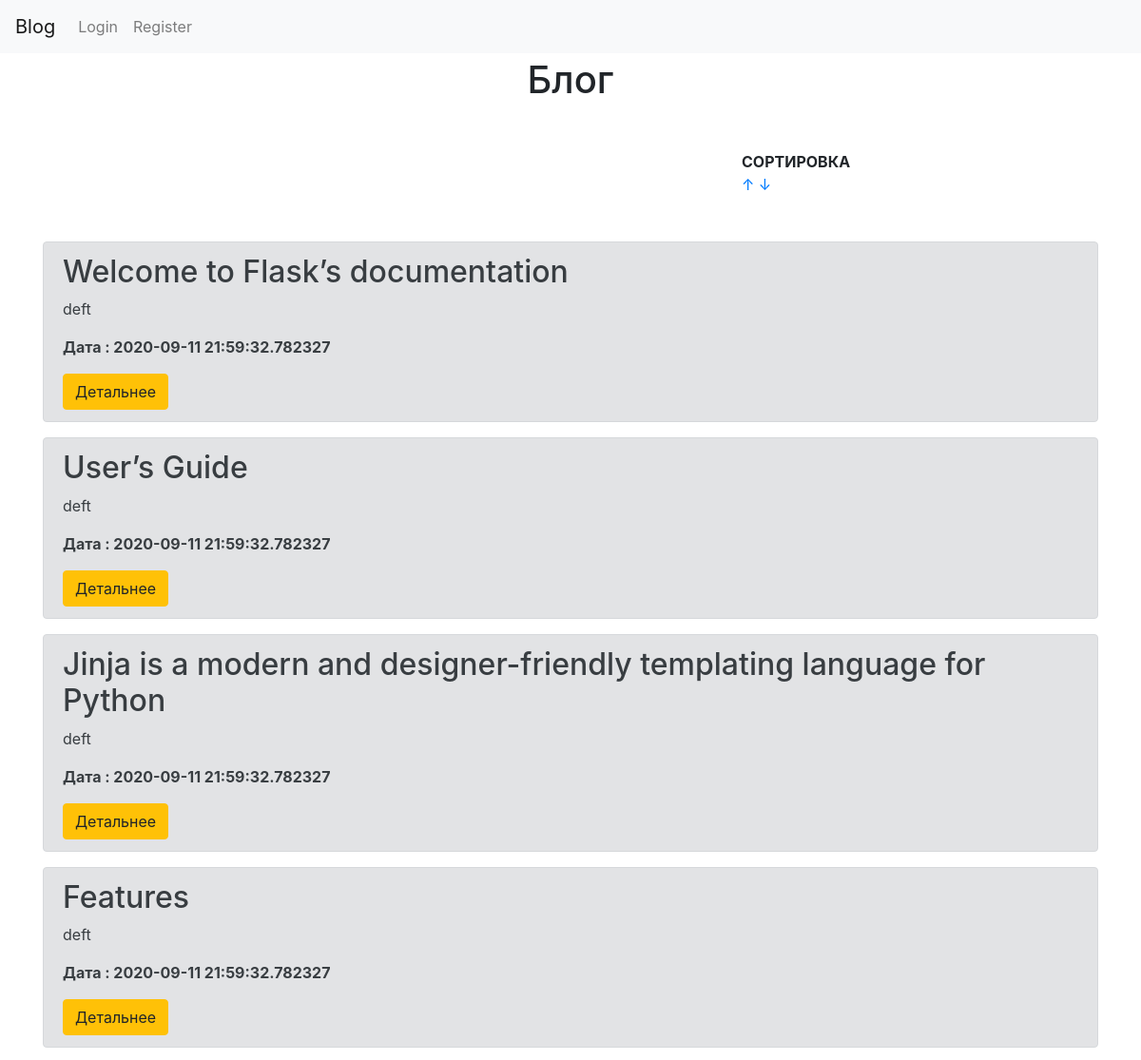
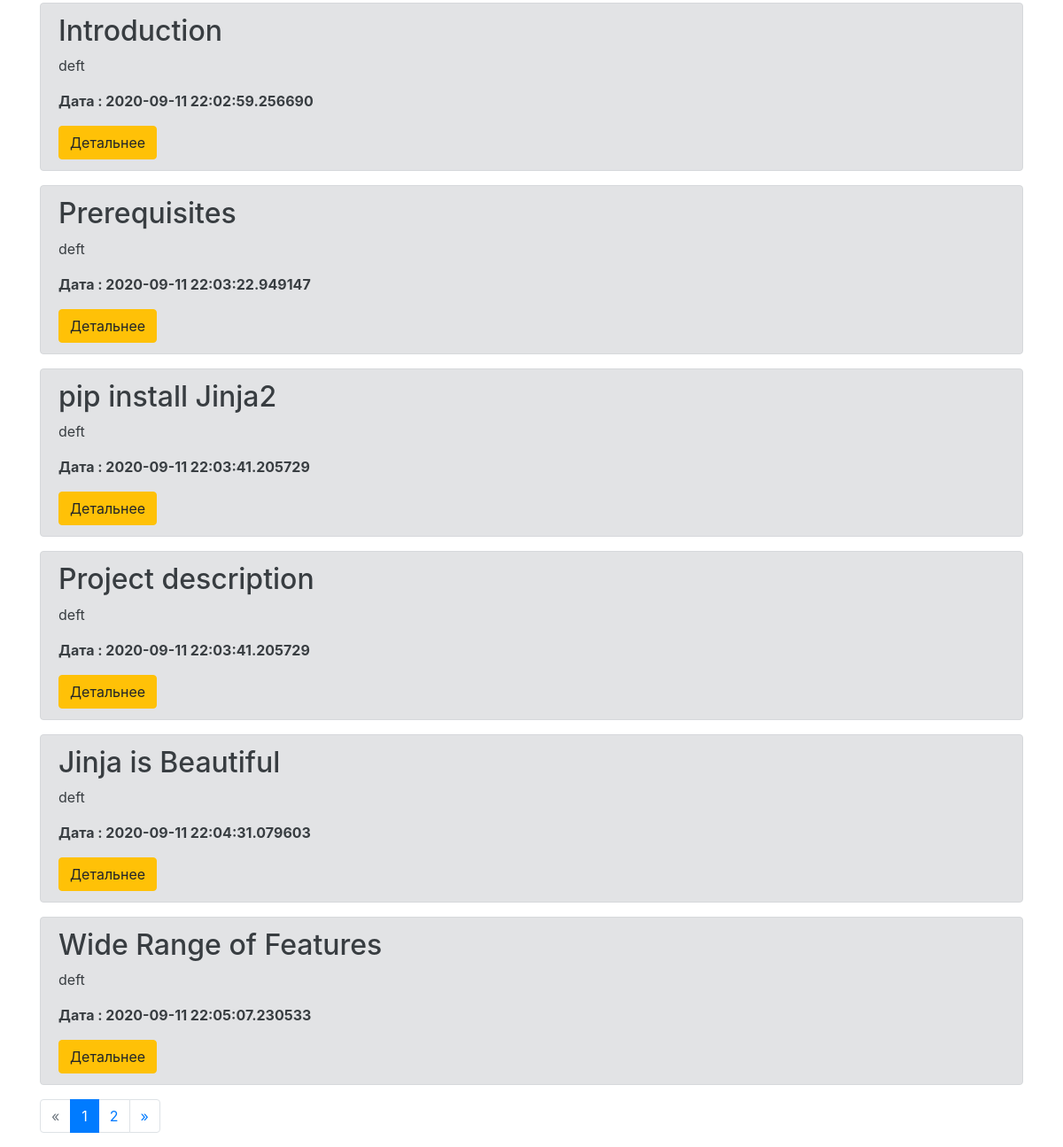
Page /?sort=1 on the committed database (2 pictures, top to bottom).
### app.py (models this page shows, shortened)
class Article(db.Model):
    id=db.Column(db.Integer,primary_key=True)
    Authors=db.Column(db.String(50), nullable = False)
    Header=db.Column(db.String(300), nullable = False)
    content = db.Column(db.String(1500), nullable = False)
    img1=db.Column(db.String(248), nullable=True)
    creationData=db.Column(db.DateTime,default=datetime.now())
    tagi= db.relationship('Tag',backref='tags',lazy='dynamic')

### app.py (the view)
@app.route('/')
def index():
    sort = request.args.get('sort')
    page=request.args.get('page')
    articles = Article.query.order_by(Article.creationData.desc())
    if sort is not None:
        if sort == '1':
            articles = Article.query.order_by(Article.creationData)
        elif sort == '2':
            articles = Article.query.order_by(Article.creationData.desc())
    if page and page.isdigit():
        page=int(page)
    else:
        page=1
    pages=articles.paginate(page=page,per_page=10)
    return render_template('index.html',articles=articles,pages =pages)

### templates/index.html (shortened to what this page needs)
        {% extends "base.html" %}
        {% block content %}
    <div class="container">
        <h1 class="text-center mt-1"> Блог </h1>
            </div>
    <div class="row" style= margin-top:50px;margin-left:315px>
        <div class="col-md-2 offset-md-6">
            <span><b>СОРТИРОВКА</b></span>
            <a href="/?sort=1">&uarr;</a>
            <a href="/?sort=2">&darr;</a>
        </div>
</div>
<div class="container mt-5">
    {%for art in pages.items%}
    <div class="alert alert-secondary">
        <h2>{{art.Header}}</h2>
        <p>{{ art.Authors}}</p>
        <p><b>Дата : {{art.creationData}}</b></p>
        <a href="/show?id={{ art.id }}"class="btn btn-warning"> Детальнее </a>
    </div>
    {%endfor%}
            <nav aria-label="...">
                <ul class="pagination">
                  <li {%if not pages.prev_num%} class="page-item disabled" {%else%} class="page-item " {%endif%}>
                    <a class="page-link" href='./?page={{pages.prev_num}}' tabindex="-1">«</a>
                  </li>
                  {%for page in pages.iter_pages() %}
                  {%if  page==pages.page%} <li class="page-item active">{%endif%}
                      {%if page %}
                    <a class="page-link" href="./?page={{page}}">{{page}} <span class="sr-only">(current)</span></a>
                  </li>
                  {%else%}
                  <li class="page-item disabled"><a class="page-link" href="">...</a></li>
                  {%endif%}
                  {% endfor %}
                  <li {%if not pages.next_num%} class="page-item disabled" {%else%} class="page-item " {%endif%}>
                      <a class="page-link" href="./?page={{pages.next_num}}">»</a>
                  </li>
              </ul>
              </nav>        </div>
{% endblock %}

### rows in the picture
Article: Header "Welcome to Flask’s documentation", Authors "deft", creationData "2020-09-11 21:59:32.782327"
Article: Header "User’s Guide", Authors "deft", creationData "2020-09-11 21:59:32.782327"
Article: Header "Jinja is a modern and designer-friendly templating language for Python", Authors "deft", creationData "2020-09-11 21:59:32.782327"
Article: Header "Features", Authors "deft", creationData "2020-09-11 21:59:32.782327"
Article: Header "Introduction", Authors "deft", creationData "2020-09-11 22:02:59.256690"
Article: Header "Prerequisites", Authors "deft", creationData "2020-09-11 22:03:22.949147"
Article: Header "pip install Jinja2", Authors "deft", creationData "2020-09-11 22:03:41.205729"
Article: Header "Project description", Authors "deft", creationData "2020-09-11 22:03:41.205729"
Article: Header "Jinja is Beautiful", Authors "deft", creationData "2020-09-11 22:04:31.079603"
Article: Header "Wide Range of Features", Authors "deft", creationData "2020-09-11 22:05:07.230533"

### other values in the picture
{{ page }} "1" "2"
